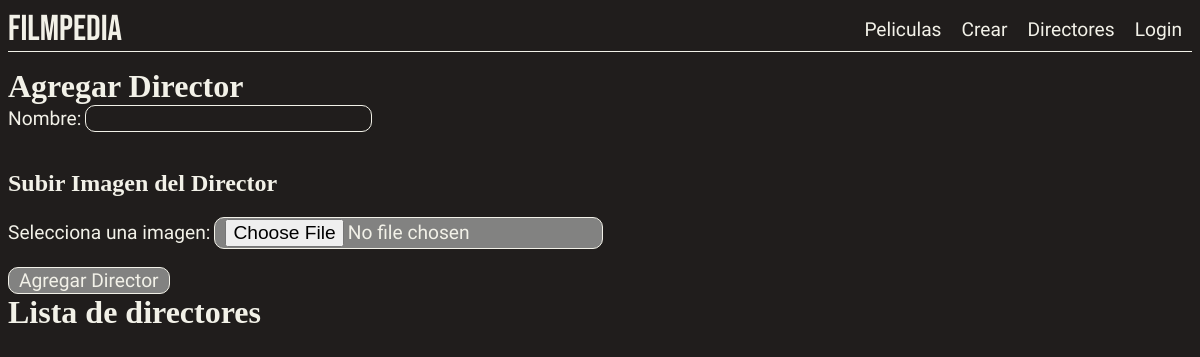
The app's page /verDirectores, older data.
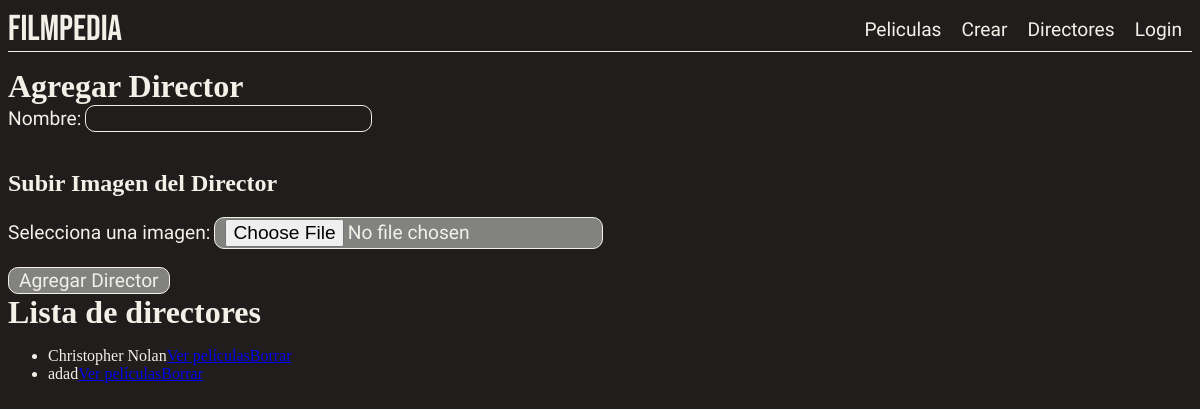
The same page, newer data.
### tables this page shows
CREATE TABLE `directores` (
  `id` int(11) NOT NULL,
  `nombre` varchar(255) NOT NULL,
  `imagen` varchar(50) NOT NULL
);

### app/controllers/director.controller.php (called while the page is built, shortened)
<?php
    require_once 'app/models/director.model.php';
    require_once 'app/views/director.view.php';
    class directorController {
        private $model;
        private $view;
        public function __construct() {
            $this->model = new directorModel();
            $this->view = new directorView();
        }
        function showDirectors() {
            $directores = $this->model->getDirectors();
            $this->view->showDirectors($directores);
        }
    }

### app/models/director.model.php (called while the page is built, shortened)
<?php
require_once 'app/controllers/director.controller.php';
require_once 'app/views/director.view.php';
class directorModel
{
    private $db;
    public function __construct() {
        $this->db = new PDO('mysql:host=localhost;dbname=tpe;charset=utf8', 'root', '');
    }
    function getDirectors() {
        $query = $this->db->prepare('SELECT * FROM directores');
        $query->execute();
        return $query->fetchAll(PDO::FETCH_OBJ);
    }
}

### app/views/director.view.php (the view, shortened to what this page needs)
<?php
    require_once 'app/controllers/director.controller.php';
    require_once 'app/models/director.model.php';
    class directorView {
        public function showDirectors($directores) {
            require_once 'templates/form.add.director.phtml';
            echo "<h1>Lista de directores</h1>";
            echo "<ul>";
            foreach ($directores as $director) {
                echo "<li>";
                echo $director->nombre;
                echo "<a href='verPeliculasDirector/". $director->id . "'>Ver películas</a>";
                echo "<a href='eliminarDirector/" . $director->id . "'>Borrar</a>";
                echo "</li>";
            }
            echo "</ul>";
        }
    }

### router.php (shortened to what this page needs)
<?php
require_once 'app/controllers/film.controller.php';
require_once 'app/controllers/director.controller.php';
$action = 'peliculas';
if (!empty( $_GET['action'])) {
    $action = $_GET['action'];
}
$params = explode('/', $action);
switch ($params[0]) {
    case 'verDirectores':
        $controller = new directorController();
        $controller->showDirectors();
        break;
}

### templates/layout/header.phtml (shortened to what this page needs)
<!DOCTYPE html>
<html lang="en">
<head>
    <link href="https://fonts.googleapis.com/css2?family=Bebas+Neue&family=Rufina:wght@400;700&display=swap" rel="stylesheet">    <link rel="stylesheet" href="css/style.css?v=1.0">
</head>
<body>
<header>
    <nav>
        <h1>
            <a href="" class="title">Filmpedia </a>
        </h1>
        <ul>
            <li>
                <a href="films">Peliculas</a>
            </li>
            <li>
                <a href="films/create">Crear</a>
            </li>
            <li>
                <a href="<?= BASE_URL . '/verDirectores' ?>">Directores</a>
            </li>
            <?php if (isset($_SESSION['ID_USER'])): ?>
                <li>
                    <a href="<?= BASE_URL . '/logout' ?>">Logout</a>
                </li>
            <?php else: ?>
                <li>
                    <a href="<?= BASE_URL . '/showLogin' ?>">Login</a>
                </li>
            <?php endif; ?>
        </ul>
    </nav>
</header>

### templates/form.add.director.phtml (shortened to what this page needs)
<?php require_once 'layout/header.phtml'; ?>
<!DOCTYPE html>
<html lang="es">
<head>
</head>
<body>
    <h1>Agregar Director</h1>
    <form action="agregarDirector" method="POST" enctype="multipart/form-data">
        <label for="nombre">Nombre:</label>
        <input type="text" name="nombre" id="nombre" required><br><br>
        <h2>Subir Imagen del Director</h2>
        <label for="imageToUpload">Selecciona una imagen:</label>
        <input type="file" name="imagen" id="imageToUpload" required><br><br>
        <input type="submit" value="Agregar Director">
    </form>
</body>
</html>

### css/style.css (style rules this page uses)
body { color: #F2F1E8; background-color: #201d1c; }
h1 { margin: 0; }
.title { text-decoration: none; font-size: 1.5em; font-weight: 400; font-family: "Bebas Neue", sans-serif; color: #F2F1E8; margin: 0; padding: 0; }
nav { display: flex; justify-content: space-between; align-items: center; border-bottom: 1px solid #F2F1E8; margin-bottom: 1em; }
nav ul { display: flex; justify-content: space-between; align-items: center; list-style: none; margin: 0; }
nav ul li { margin: 0 10px; }
nav ul li a { font-family: "Rufina", sans-serif; text-decoration: none; color: #F2F1E8; font-size: 1.2em; font-weight: 400; position: relative; }
nav ul li a::after { content: ''; position: absolute; bottom: -2px; left: 0; width: 0; height: 2px; background-color: #F2F1E8; transition: width 0.3s ease-in-out; }
label { font-family: "Source Sans 3", sans-serif; font-size: 1.2em; font-weight: 400; color: #F2F1E8; }
button, input { font-family: "Source Sans 3", sans-serif; font-size: 1.2em; font-weight: 400; color: #F2F1E8; background-color: #828281; border: 1px solid #F2F1E8; border-radius: 10px; padding: 1px 10px; cursor: pointer; }
input[type="text"], input[type="password"] { font-family: "Source Sans 3", sans-serif; font-size: 1.2em; font-weight: 400; color: #F2F1E8; background-color: #201d1c; border: 1px solid #F2F1E8; border-radius: 10px; padding: 1px 10px; }

Row changes from the older to the newer data that the page shows:
added directores: nombre "Christopher Nolan"
added directores: nombre "adad"
